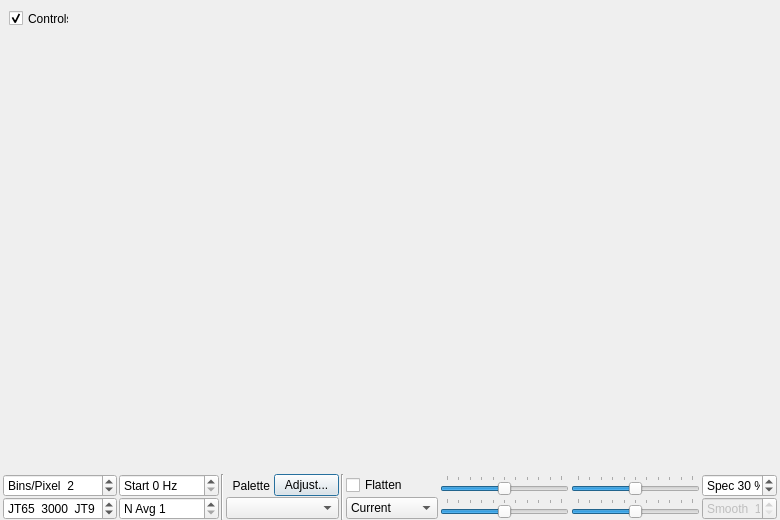
<?xml version="1.0" encoding="UTF-8"?>
<ui version="4.0">
 <class>WideGraph</class>
 <widget class="QDialog" name="WideGraph">
  <property name="geometry">
   <rect>
    <x>0</x>
    <y>0</y>
    <width>780</width>
    <height>520</height>
   </rect>
  </property>
  <property name="sizePolicy">
   <sizepolicy hsizetype="Minimum" vsizetype="Fixed">
    <horstretch>0</horstretch>
    <verstretch>0</verstretch>
   </sizepolicy>
  </property>
  <property name="windowTitle">
   <string>Dialog</string>
  </property>
  <layout class="QGridLayout" name="gridLayout_2">
   <property name="leftMargin">
    <number>0</number>
   </property>
   <property name="topMargin">
    <number>0</number>
   </property>
   <property name="rightMargin">
    <number>0</number>
   </property>
   <property name="bottomMargin">
    <number>0</number>
   </property>
   <property name="spacing">
    <number>1</number>
   </property>
   <item row="2" column="0">
    <widget class="QWidget" name="controls_widget" native="true">
     <property name="sizePolicy">
      <sizepolicy hsizetype="Preferred" vsizetype="Fixed">
       <horstretch>0</horstretch>
       <verstretch>0</verstretch>
      </sizepolicy>
     </property>
     <layout class="QGridLayout" name="gridLayout" columnstretch="0,0,0,0,0,0,0,0,1,0,1,0,0">
      <property name="leftMargin">
       <number>0</number>
      </property>
      <property name="topMargin">
       <number>0</number>
      </property>
      <property name="rightMargin">
       <number>0</number>
      </property>
      <property name="bottomMargin">
       <number>0</number>
      </property>
      <property name="horizontalSpacing">
       <number>2</number>
      </property>
      <property name="verticalSpacing">
       <number>0</number>
      </property>
      <item row="0" column="0" rowspan="2">
       <spacer name="horizontalSpacer_3">
        <property name="orientation">
         <enum>Qt::Horizontal</enum>
        </property>
        <property name="sizeHint" stdset="0">
         <size>
          <width>3</width>
          <height>20</height>
         </size>
        </property>
       </spacer>
      </item>
      <item row="0" column="3" rowspan="2">
       <widget class="Line" name="line_3">
        <property name="orientation">
         <enum>Qt::Vertical</enum>
        </property>
       </widget>
      </item>
      <item row="0" column="4">
       <layout class="QHBoxLayout" name="horizontalLayout_3">
        <item>
         <widget class="QLabel" name="labPalette">
          <property name="text">
           <string>  Palette </string>
          </property>
          <property name="alignment">
           <set>Qt::AlignLeading|Qt::AlignLeft|Qt::AlignVCenter</set>
          </property>
         </widget>
        </item>
        <item>
         <widget class="QPushButton" name="adjust_palette_push_button">
          <property name="maximumSize">
           <size>
            <width>65</width>
            <height>16777215</height>
           </size>
          </property>
          <property name="toolTip">
           <string>&lt;html&gt;&lt;head/&gt;&lt;body&gt;&lt;p&gt;Enter definition for a new color palette.&lt;/p&gt;&lt;/body&gt;&lt;/html&gt;</string>
          </property>
          <property name="text">
           <string>Adjust...</string>
          </property>
         </widget>
        </item>
       </layout>
      </item>
      <item row="0" column="8">
       <widget class="QSlider" name="gainSlider">
        <property name="sizePolicy">
         <sizepolicy hsizetype="Preferred" vsizetype="Fixed">
          <horstretch>1</horstretch>
          <verstretch>0</verstretch>
         </sizepolicy>
        </property>
        <property name="minimumSize">
         <size>
          <width>80</width>
          <height>0</height>
         </size>
        </property>
        <property name="maximumSize">
         <size>
          <width>160</width>
          <height>16777215</height>
         </size>
        </property>
        <property name="toolTip">
         <string>Waterfall gain</string>
        </property>
        <property name="minimum">
         <number>-50</number>
        </property>
        <property name="maximum">
         <number>50</number>
        </property>
        <property name="orientation">
         <enum>Qt::Horizontal</enum>
        </property>
        <property name="tickPosition">
         <enum>QSlider::TicksAbove</enum>
        </property>
       </widget>
      </item>
      <item row="0" column="10">
       <widget class="QSlider" name="zeroSlider">
        <property name="sizePolicy">
         <sizepolicy hsizetype="Preferred" vsizetype="Fixed">
          <horstretch>1</horstretch>
          <verstretch>0</verstretch>
         </sizepolicy>
        </property>
        <property name="minimumSize">
         <size>
          <width>80</width>
          <height>0</height>
         </size>
        </property>
        <property name="maximumSize">
         <size>
          <width>160</width>
          <height>16777215</height>
         </size>
        </property>
        <property name="toolTip">
         <string>Waterfall zero</string>
        </property>
        <property name="minimum">
         <number>-50</number>
        </property>
        <property name="maximum">
         <number>50</number>
        </property>
        <property name="orientation">
         <enum>Qt::Horizontal</enum>
        </property>
        <property name="tickPosition">
         <enum>QSlider::TicksAbove</enum>
        </property>
       </widget>
      </item>
      <item row="0" column="5" rowspan="2">
       <widget class="Line" name="line_4">
        <property name="orientation">
         <enum>Qt::Vertical</enum>
        </property>
       </widget>
      </item>
      <item row="0" column="12" rowspan="2">
       <spacer name="horizontalSpacer_4">
        <property name="orientation">
         <enum>Qt::Horizontal</enum>
        </property>
        <property name="sizeHint" stdset="0">
         <size>
          <width>3</width>
          <height>20</height>
         </size>
        </property>
       </spacer>
      </item>
      <item row="0" column="1">
       <widget class="QSpinBox" name="bppSpinBox">
        <property name="minimumSize">
         <size>
          <width>100</width>
          <height>0</height>
         </size>
        </property>
        <property name="maximumSize">
         <size>
          <width>120</width>
          <height>16777215</height>
         </size>
        </property>
        <property name="toolTip">
         <string>Compression factor for frequency scale</string>
        </property>
        <property name="suffix">
         <string/>
        </property>
        <property name="prefix">
         <string>Bins/Pixel  </string>
        </property>
        <property name="minimum">
         <number>1</number>
        </property>
        <property name="maximum">
         <number>1000</number>
        </property>
        <property name="singleStep">
         <number>1</number>
        </property>
        <property name="value">
         <number>2</number>
        </property>
       </widget>
      </item>
      <item row="1" column="4">
       <widget class="QComboBox" name="paletteComboBox">
        <property name="minimumSize">
         <size>
          <width>80</width>
          <height>0</height>
         </size>
        </property>
        <property name="maximumSize">
         <size>
          <width>125</width>
          <height>16777215</height>
         </size>
        </property>
        <property name="toolTip">
         <string>Select waterfall palette</string>
        </property>
       </widget>
      </item>
      <item row="0" column="2">
       <widget class="QSpinBox" name="fStartSpinBox">
        <property name="minimumSize">
         <size>
          <width>90</width>
          <height>0</height>
         </size>
        </property>
        <property name="maximumSize">
         <size>
          <width>100</width>
          <height>16777215</height>
         </size>
        </property>
        <property name="toolTip">
         <string>&lt;html&gt;&lt;head/&gt;&lt;body&gt;&lt;p&gt;Frequency at left edge of waterfall&lt;/p&gt;&lt;/body&gt;&lt;/html&gt;</string>
        </property>
        <property name="suffix">
         <string> Hz</string>
        </property>
        <property name="prefix">
         <string>Start </string>
        </property>
        <property name="maximum">
         <number>5000</number>
        </property>
        <property name="singleStep">
         <number>100</number>
        </property>
       </widget>
      </item>
      <item row="1" column="10">
       <widget class="QSlider" name="zero2dSlider">
        <property name="sizePolicy">
         <sizepolicy hsizetype="Preferred" vsizetype="Fixed">
          <horstretch>1</horstretch>
          <verstretch>0</verstretch>
         </sizepolicy>
        </property>
        <property name="minimumSize">
         <size>
          <width>80</width>
          <height>0</height>
         </size>
        </property>
        <property name="maximumSize">
         <size>
          <width>160</width>
          <height>16777215</height>
         </size>
        </property>
        <property name="toolTip">
         <string>Spectrum zero</string>
        </property>
        <property name="minimum">
         <number>-50</number>
        </property>
        <property name="maximum">
         <number>50</number>
        </property>
        <property name="orientation">
         <enum>Qt::Horizontal</enum>
        </property>
        <property name="tickPosition">
         <enum>QSlider::TicksAbove</enum>
        </property>
       </widget>
      </item>
      <item row="1" column="11">
       <widget class="QSpinBox" name="smoSpinBox">
        <property name="enabled">
         <bool>false</bool>
        </property>
        <property name="minimumSize">
         <size>
          <width>75</width>
          <height>0</height>
         </size>
        </property>
        <property name="maximumSize">
         <size>
          <width>75</width>
          <height>16777215</height>
         </size>
        </property>
        <property name="toolTip">
         <string>Smoothing of Linear Average spectrum</string>
        </property>
        <property name="alignment">
         <set>Qt::AlignCenter</set>
        </property>
        <property name="suffix">
         <string/>
        </property>
        <property name="prefix">
         <string>Smooth  </string>
        </property>
        <property name="minimum">
         <number>1</number>
        </property>
        <property name="maximum">
         <number>7</number>
        </property>
       </widget>
      </item>
      <item row="1" column="2">
       <widget class="QSpinBox" name="waterfallAvgSpinBox">
        <property name="minimumSize">
         <size>
          <width>90</width>
          <height>0</height>
         </size>
        </property>
        <property name="maximumSize">
         <size>
          <width>100</width>
          <height>16777215</height>
         </size>
        </property>
        <property name="toolTip">
         <string>Number of FFTs averaged (controls waterfall scrolling rate)</string>
        </property>
        <property name="prefix">
         <string>N Avg </string>
        </property>
        <property name="minimum">
         <number>1</number>
        </property>
        <property name="maximum">
         <number>50</number>
        </property>
       </widget>
      </item>
      <item row="0" column="11">
       <widget class="QSpinBox" name="sbPercent2dPlot">
        <property name="minimumSize">
         <size>
          <width>75</width>
          <height>0</height>
         </size>
        </property>
        <property name="maximumSize">
         <size>
          <width>75</width>
          <height>16777215</height>
         </size>
        </property>
        <property name="toolTip">
         <string>&lt;html&gt;&lt;head/&gt;&lt;body&gt;&lt;p&gt;Set fractional size of spectrum in this window.&lt;/p&gt;&lt;/body&gt;&lt;/html&gt;</string>
        </property>
        <property name="alignment">
         <set>Qt::AlignCenter</set>
        </property>
        <property name="suffix">
         <string> %</string>
        </property>
        <property name="prefix">
         <string>Spec </string>
        </property>
        <property name="maximum">
         <number>100</number>
        </property>
        <property name="singleStep">
         <number>5</number>
        </property>
        <property name="value">
         <number>30</number>
        </property>
       </widget>
      </item>
      <item row="1" column="6">
       <widget class="QComboBox" name="spec2dComboBox">
        <property name="toolTip">
         <string>&lt;html&gt;&lt;head/&gt;&lt;body&gt;&lt;p&gt;Select data for spectral display&lt;/p&gt;&lt;/body&gt;&lt;/html&gt;</string>
        </property>
        <property name="currentIndex">
         <number>0</number>
        </property>
        <item>
         <property name="text">
          <string>Current</string>
         </property>
        </item>
        <item>
         <property name="text">
          <string>Cumulative</string>
         </property>
        </item>
        <item>
         <property name="text">
          <string>Linear Avg</string>
         </property>
        </item>
        <item>
         <property name="text">
          <string>Reference</string>
         </property>
        </item>
       </widget>
      </item>
      <item row="1" column="1">
       <widget class="QSpinBox" name="fSplitSpinBox">
        <property name="minimumSize">
         <size>
          <width>100</width>
          <height>0</height>
         </size>
        </property>
        <property name="maximumSize">
         <size>
          <width>120</width>
          <height>16777215</height>
         </size>
        </property>
        <property name="toolTip">
         <string>&lt;html&gt;&lt;head/&gt;&lt;body&gt;&lt;p&gt;Decode JT9 only above this frequency&lt;/p&gt;&lt;/body&gt;&lt;/html&gt;</string>
        </property>
        <property name="suffix">
         <string>  JT9</string>
        </property>
        <property name="prefix">
         <string>JT65  </string>
        </property>
        <property name="minimum">
         <number>0</number>
        </property>
        <property name="maximum">
         <number>5000</number>
        </property>
        <property name="singleStep">
         <number>100</number>
        </property>
        <property name="value">
         <number>3000</number>
        </property>
       </widget>
      </item>
      <item row="1" column="8">
       <widget class="QSlider" name="gain2dSlider">
        <property name="sizePolicy">
         <sizepolicy hsizetype="Preferred" vsizetype="Fixed">
          <horstretch>1</horstretch>
          <verstretch>0</verstretch>
         </sizepolicy>
        </property>
        <property name="minimumSize">
         <size>
          <width>80</width>
          <height>0</height>
         </size>
        </property>
        <property name="maximumSize">
         <size>
          <width>160</width>
          <height>16777215</height>
         </size>
        </property>
        <property name="toolTip">
         <string>Spectrum gain</string>
        </property>
        <property name="minimum">
         <number>-50</number>
        </property>
        <property name="maximum">
         <number>50</number>
        </property>
        <property name="orientation">
         <enum>Qt::Horizontal</enum>
        </property>
        <property name="tickPosition">
         <enum>QSlider::TicksAbove</enum>
        </property>
       </widget>
      </item>
      <item row="0" column="6">
       <widget class="QCheckBox" name="cbFlatten">
        <property name="toolTip">
         <string>&lt;html&gt;&lt;head/&gt;&lt;body&gt;&lt;p&gt;Flatten spectral baseline over the full displayed interval.&lt;/p&gt;&lt;/body&gt;&lt;/html&gt;</string>
        </property>
        <property name="text">
         <string>Flatten</string>
        </property>
       </widget>
      </item>
     </layout>
    </widget>
   </item>
   <item row="1" column="0">
    <widget class="CPlotter" name="widePlot">
     <property name="enabled">
      <bool>true</bool>
     </property>
     <property name="sizePolicy">
      <sizepolicy hsizetype="Expanding" vsizetype="Expanding">
       <horstretch>0</horstretch>
       <verstretch>0</verstretch>
      </sizepolicy>
     </property>
     <property name="minimumSize">
      <size>
       <width>200</width>
       <height>100</height>
      </size>
     </property>
     <property name="frameShape">
      <enum>QFrame::NoFrame</enum>
     </property>
     <property name="frameShadow">
      <enum>QFrame::Plain</enum>
     </property>
     <property name="lineWidth">
      <number>1</number>
     </property>
     <widget class="QCheckBox" name="cbControls">
      <property name="geometry">
       <rect>
        <x>9</x>
        <y>10</y>
        <width>60</width>
        <height>17</height>
       </rect>
      </property>
      <property name="maximumSize">
       <size>
        <width>65</width>
        <height>16777215</height>
       </size>
      </property>
      <property name="mouseTracking">
       <bool>true</bool>
      </property>
      <property name="text">
       <string>Controls</string>
      </property>
      <property name="checked">
       <bool>true</bool>
      </property>
     </widget>
    </widget>
   </item>
  </layout>
 </widget>
 <customwidgets>
  <customwidget>
   <class>CPlotter</class>
   <extends>QFrame</extends>
   <header>plotter.h</header>
   <container>1</container>
  </customwidget>
 </customwidgets>
 <resources/>
 <connections/>
</ui>
